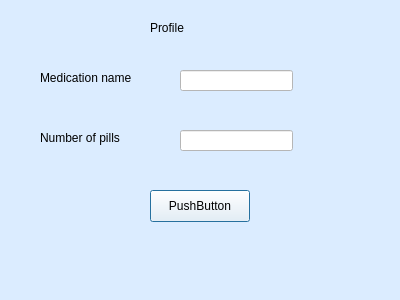
<?xml version="1.0" encoding="UTF-8"?>
<ui version="4.0">
 <class>Dialog</class>
 <widget class="QDialog" name="Dialog">
  <property name="geometry">
   <rect>
    <x>0</x>
    <y>0</y>
    <width>400</width>
    <height>300</height>
   </rect>
  </property>
  <property name="windowTitle">
   <string>Dialog</string>
  </property>
  <property name="styleSheet">
   <string notr="true">background:rgb(219, 236, 255)</string>
  </property>
  <widget class="QLabel" name="label">
   <property name="geometry">
    <rect>
     <x>150</x>
     <y>20</y>
     <width>71</width>
     <height>16</height>
    </rect>
   </property>
   <property name="styleSheet">
    <string notr="true">font: 700 italic 20pt &quot;Georgia&quot;;</string>
   </property>
   <property name="text">
    <string>Profile</string>
   </property>
  </widget>
  <widget class="QLabel" name="label_2">
   <property name="geometry">
    <rect>
     <x>40</x>
     <y>70</y>
     <width>111</width>
     <height>16</height>
    </rect>
   </property>
   <property name="styleSheet">
    <string notr="true"/>
   </property>
   <property name="text">
    <string>Medication name</string>
   </property>
  </widget>
  <widget class="QLabel" name="label_3">
   <property name="geometry">
    <rect>
     <x>40</x>
     <y>130</y>
     <width>101</width>
     <height>16</height>
    </rect>
   </property>
   <property name="styleSheet">
    <string notr="true"/>
   </property>
   <property name="text">
    <string>Number of pills</string>
   </property>
  </widget>
  <widget class="QLineEdit" name="medname">
   <property name="geometry">
    <rect>
     <x>180</x>
     <y>70</y>
     <width>113</width>
     <height>21</height>
    </rect>
   </property>
   <property name="styleSheet">
    <string notr="true">background: white</string>
   </property>
  </widget>
  <widget class="QLineEdit" name="mednum">
   <property name="geometry">
    <rect>
     <x>180</x>
     <y>130</y>
     <width>113</width>
     <height>21</height>
    </rect>
   </property>
   <property name="styleSheet">
    <string notr="true">background: white</string>
   </property>
  </widget>
  <widget class="QPushButton" name="refreshbu">
   <property name="geometry">
    <rect>
     <x>150</x>
     <y>190</y>
     <width>100</width>
     <height>32</height>
    </rect>
   </property>
   <property name="styleSheet">
    <string notr="true">background:rgb(248, 251, 255)</string>
   </property>
   <property name="text">
    <string>PushButton</string>
   </property>
  </widget>
 </widget>
 <resources/>
 <connections/>
</ui>
